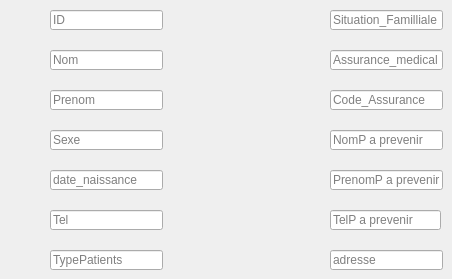
            <widget class="QWidget" name="tab_6">
             <attribute name="title">
              <string>Patient</string>
             </attribute>
             <widget class="QLineEdit" name="Nom_2">
              <property name="geometry">
               <rect>
                <x>50</x>
                <y>50</y>
                <width>113</width>
                <height>20</height>
               </rect>
              </property>
              <property name="readOnly">
               <bool>false</bool>
              </property>
              <property name="placeholderText">
               <string>Nom</string>
              </property>
             </widget>
             <widget class="QLineEdit" name="TypePatients_2">
              <property name="geometry">
               <rect>
                <x>50</x>
                <y>250</y>
                <width>113</width>
                <height>20</height>
               </rect>
              </property>
              <property name="readOnly">
               <bool>false</bool>
              </property>
              <property name="placeholderText">
               <string>TypePatients</string>
              </property>
             </widget>
             <widget class="QLineEdit" name="ID_2">
              <property name="geometry">
               <rect>
                <x>50</x>
                <y>10</y>
                <width>113</width>
                <height>20</height>
               </rect>
              </property>
              <property name="readOnly">
               <bool>false</bool>
              </property>
              <property name="placeholderText">
               <string>ID</string>
              </property>
             </widget>
             <widget class="QLineEdit" name="AssuranceMed_2">
              <property name="geometry">
               <rect>
                <x>330</x>
                <y>50</y>
                <width>113</width>
                <height>20</height>
               </rect>
              </property>
              <property name="readOnly">
               <bool>false</bool>
              </property>
              <property name="placeholderText">
               <string>Assurance_medical</string>
              </property>
             </widget>
             <widget class="QLineEdit" name="Telpap_2">
              <property name="geometry">
               <rect>
                <x>330</x>
                <y>210</y>
                <width>111</width>
                <height>20</height>
               </rect>
              </property>
              <property name="readOnly">
               <bool>false</bool>
              </property>
              <property name="placeholderText">
               <string>TelP a prevenir</string>
              </property>
             </widget>
             <widget class="QLineEdit" name="Prenom_2">
              <property name="geometry">
               <rect>
                <x>50</x>
                <y>90</y>
                <width>113</width>
                <height>20</height>
               </rect>
              </property>
              <property name="readOnly">
               <bool>false</bool>
              </property>
              <property name="placeholderText">
               <string>Prenom</string>
              </property>
             </widget>
             <widget class="QLineEdit" name="Sexe_2">
              <property name="geometry">
               <rect>
                <x>50</x>
                <y>130</y>
                <width>113</width>
                <height>20</height>
               </rect>
              </property>
              <property name="readOnly">
               <bool>false</bool>
              </property>
              <property name="placeholderText">
               <string>Sexe</string>
              </property>
             </widget>
             <widget class="QLineEdit" name="Tel_2">
              <property name="geometry">
               <rect>
                <x>50</x>
                <y>210</y>
                <width>113</width>
                <height>20</height>
               </rect>
              </property>
              <property name="readOnly">
               <bool>false</bool>
              </property>
              <property name="placeholderText">
               <string>Tel</string>
              </property>
             </widget>
             <widget class="QLineEdit" name="SituationF_2">
              <property name="geometry">
               <rect>
                <x>330</x>
                <y>10</y>
                <width>113</width>
                <height>20</height>
               </rect>
              </property>
              <property name="readOnly">
               <bool>false</bool>
              </property>
              <property name="placeholderText">
               <string>Situation_Familliale</string>
              </property>
             </widget>
             <widget class="QLineEdit" name="CodeAssurance_2">
              <property name="geometry">
               <rect>
                <x>330</x>
                <y>90</y>
                <width>113</width>
                <height>20</height>
               </rect>
              </property>
              <property name="readOnly">
               <bool>false</bool>
              </property>
              <property name="placeholderText">
               <string>Code_Assurance</string>
              </property>
             </widget>
             <widget class="QLineEdit" name="Adresse_2">
              <property name="geometry">
               <rect>
                <x>330</x>
                <y>250</y>
                <width>113</width>
                <height>20</height>
               </rect>
              </property>
              <property name="readOnly">
               <bool>false</bool>
              </property>
              <property name="placeholderText">
               <string>adresse</string>
              </property>
             </widget>
             <widget class="QLineEdit" name="Nompap_2">
              <property name="geometry">
               <rect>
                <x>330</x>
                <y>130</y>
                <width>113</width>
                <height>20</height>
               </rect>
              </property>
              <property name="readOnly">
               <bool>false</bool>
              </property>
              <property name="placeholderText">
               <string>NomP a prevenir</string>
              </property>
             </widget>
             <widget class="QLineEdit" name="Datenaissance_2">
              <property name="geometry">
               <rect>
                <x>50</x>
                <y>170</y>
                <width>113</width>
                <height>20</height>
               </rect>
              </property>
              <property name="readOnly">
               <bool>false</bool>
              </property>
              <property name="placeholderText">
               <string>date_naissance</string>
              </property>
             </widget>
             <widget class="QLineEdit" name="Prenompap_2">
              <property name="geometry">
               <rect>
                <x>330</x>
                <y>170</y>
                <width>113</width>
                <height>20</height>
               </rect>
              </property>
              <property name="readOnly">
               <bool>false</bool>
              </property>
              <property name="placeholderText">
               <string>PrenomP a prevenir</string>
              </property>
             </widget>
            </widget>
